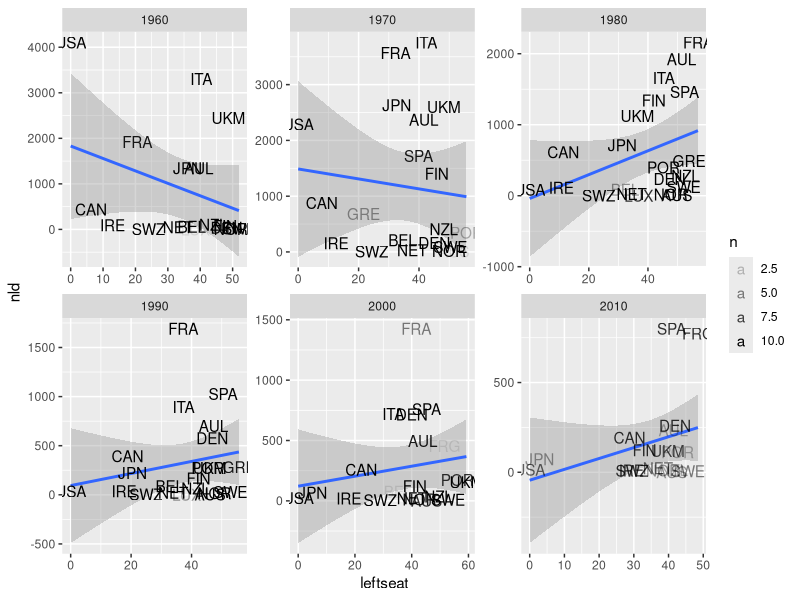

Write R code to recreate this figure.
# ==============================================================================
#  ____  _____ _____
# |    \|   __| __  |  Data Science with R
# |  |  |__   |    -|  Spring 2025
# |____/|_____|__|__|
#
# Industrial disputes and left-wing seat shares (CWS 2020)
#
# ============================= See README file for data sources and details ===

# required packages
library(tidyverse)

# load data
cws <- readxl::read_excel("data/CWS-data-2020.xlsx")

# inspect all variables
glimpse(cws)

# inspect visually (uncomment next line and execute)
# View(cws)

# inspect selected variables
glimpse(select(cws, id, year, nld, leftseat))

# get the sample size (number of observations)
nrow(cws)

# count the values of a categorical variable
table(cws$id)

# summarise a continuous variable (parliamentary left seat shares)
summary(cws$leftseat)

# summarise a continuous variable (industrial disputes) by decade
filter(cws, !is.na(nld)) %>%
  mutate(decade = 10 * year %/% 10) %>%
  group_by(decade) %>%
  summarise(
    n = n(),
    mu = mean(nld, na.rm = TRUE),
    sd = sd(nld, na.rm = TRUE)
  )

# compute average industrial disputes and left seat shares by decade
by_decade <- filter(cws, !is.na(nld)) %>%
  mutate(decade = 10 * year %/% 10) %>%
  group_by(id, decade) %>%
  summarise(
    n = n(),
    nld = mean(nld, na.rm = TRUE),
    leftseat = mean(leftseat, na.rm = TRUE)
  )

# visualize linear relationships
ggplot(by_decade, aes(y = nld, x = leftseat)) +
  geom_smooth(method = "lm", fullrange = TRUE) +
  geom_text(aes(label = id, alpha = n)) +
  facet_wrap(~ decade, scales = "free")

# kthxbye
